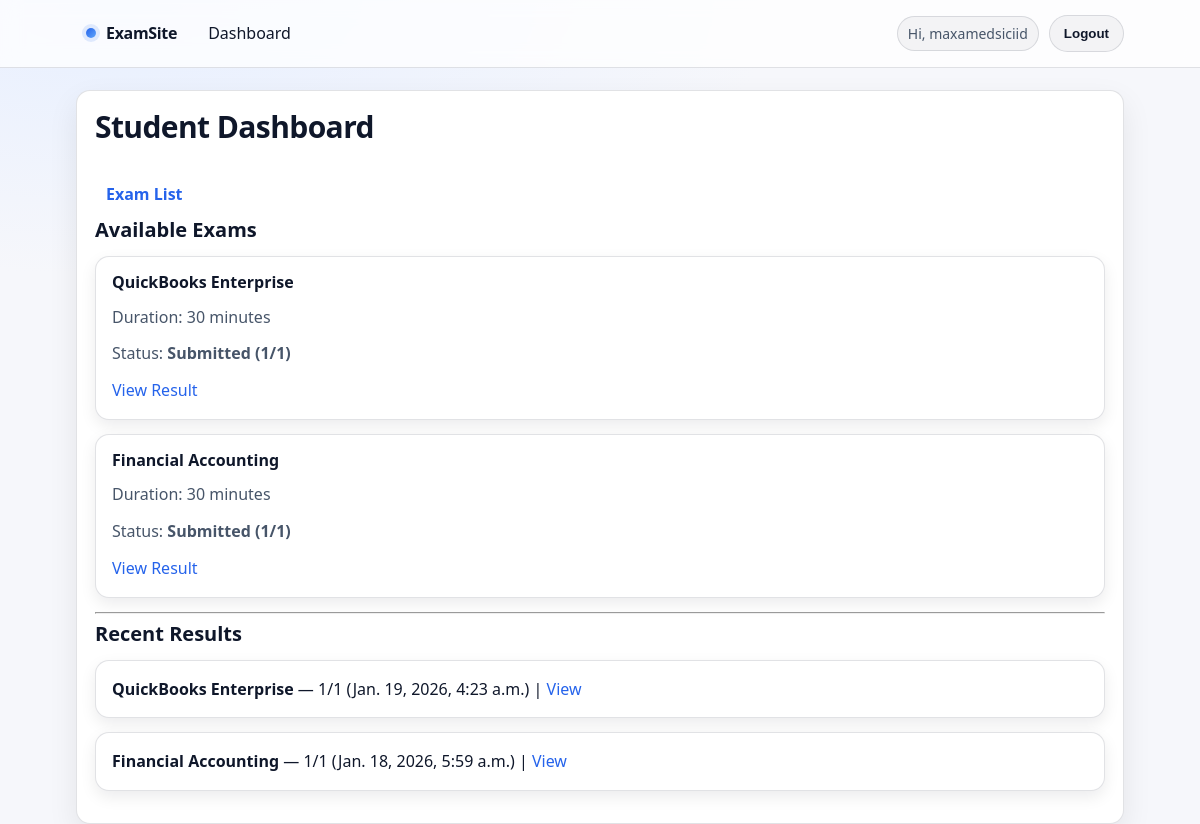
Page /dashboard/ (signed in) on the committed database.
### exams/models.py (models this page shows, shortened)
class Exam(models.Model):
    created_by = models.ForeignKey(
        settings.AUTH_USER_MODEL,
        on_delete=models.SET_NULL,
        null=True,
        blank=True,
        related_name="created_exams",
        help_text="Teacher who created/owns this exam.",
    )
    title = models.CharField(max_length=200)
    description = models.TextField(blank=True)
    duration_minutes = models.PositiveIntegerField(default=30)
    is_published = models.BooleanField(default=False)
    created_at = models.DateTimeField(auto_now_add=True)

class Attempt(models.Model):
    user = models.ForeignKey(settings.AUTH_USER_MODEL, on_delete=models.CASCADE, related_name="attempts")
    exam = models.ForeignKey(Exam, on_delete=models.CASCADE, related_name="attempts")
    started_at = models.DateTimeField(default=timezone.now)
    submitted_at = models.DateTimeField(null=True, blank=True)
    duration_seconds = models.PositiveIntegerField(default=0)
    score = models.IntegerField(default=0)
    max_score = models.IntegerField(default=0)
    class Meta:
        unique_together = ("user", "exam")
    @property
    def is_submitted(self):
        return self.submitted_at is not None

### exams/views.py (the view)
# urls.py: path("dashboard/", views.student_dashboard, name="student_dashboard"),
@login_required
def student_dashboard(request):
    exams = Exam.objects.filter(is_published=True).order_by("-created_at")
    attempts = (
        Attempt.objects.filter(user=request.user)
        .select_related("exam")
        .order_by("-started_at")
    )
    attempt_by_exam_id = {a.exam_id: a for a in attempts}
    rows = []
    for exam in exams:
        attempt = attempt_by_exam_id.get(exam.id)
        if attempt is None:
            status = "Not started"
            action = {"label": "Start", "url_name": "start_exam", "arg": exam.id}
        elif not attempt.is_submitted:
            status = f"In progress (time left: {attempt.time_left_seconds()}s)"
            action = {"label": "Resume", "url_name": "take_exam", "arg": attempt.id}
        else:
            status = f"Submitted ({attempt.score}/{attempt.max_score})"
            action = {"label": "View Result", "url_name": "exam_result", "arg": attempt.id}
        rows.append({"exam": exam, "attempt": attempt, "status": status, "action": action})
    recent_results = attempts.filter(submitted_at__isnull=False).order_by("-submitted_at")[:10]
    return render(
        request,
        "students/dashboard.html",
        {"rows": rows, "recent_results": recent_results},
    )

### exams/templates/students/dashboard.html (shortened to what this page needs)
{% extends "base.html" %}
{% block content %}
<div class="row">
    <h1>Student Dashboard</h1>
    <div>
    </div>
  </div>
  <p>
    <a class="btn btn-link" href="{% url 'exam_list' %}">Exam List</a>
  </p>
  <h2>Available Exams</h2>
  {% for row in rows %}
    <div class="card">
      <h3>{{ row.exam.title }}</h3>
      <p>Duration: {{ row.exam.duration_minutes }} minutes</p>
      <p>Status: <strong>{{ row.status }}</strong></p>
      <a href="{% url row.action.url_name row.action.arg %}">{{ row.action.label }}</a>
    </div>
  {% empty %}
    <p>No published exams yet.</p>
  {% endfor %}
  <hr>
  <h2>Recent Results</h2>
  {% for a in recent_results %}
    <div class="card">
      <strong>{{ a.exam.title }}</strong> — {{ a.score }}/{{ a.max_score }}
      ({{ a.submitted_at }})
      |
      <a href="{% url 'exam_result' a.id %}">View</a>
    </div>
  {% empty %}
    <p>No submitted attempts yet.</p>
  {% endfor %}
{% endblock %}

### exams/templates/base.html (shortened to what this page needs)
{% load static %}
<!DOCTYPE html>
<html lang="en">
<head>
  <link rel="stylesheet" href="{% static 'exams/css/style.css' %}">
</head>
<body class="{% block body_class %}{% endblock %}">
<nav>
  <div class="navbar">
    <div class="nav-left">
      <a class="brand" href="{% url 'home' %}">
        <span class="brand-dot"></span>
        ExamSite
      </a>
      {% if user.is_authenticated %}
        <a class="navlink" href="{% url 'student_dashboard' %}">Dashboard</a>
      {% else %}
        <a class="navlink" href="{% url 'home' %}">Home</a>
      {% endif %}
    </div>
    <div class="nav-right">
      {% if user.is_authenticated %}
        <span class="nav-user">Hi, {{ user.username }}</span>
        <form method="post" action="{% url 'logout' %}" class="inline-form">
          <button type="submit" class="btn btn-secondary">Logout</button>
        </form>
      {% else %}
        <a class="navlink" href="{% url 'login' %}">Login</a>
        <a class="btn btn-primary" href="{% url 'signup' %}">Sign up</a>
      {% endif %}
    </div>
  </div>
</nav>
<div class="container">
  <div class="panel">
    {% block content %}{% endblock %}
  </div>
</div>
</body>
</html>

### exams/static/exams/css/style.css (style rules this page uses)
*, *::before, *::after { box-sizing: border-box; }
html, body { height: 100%; }
body { margin: 0; }
:root { --bg: #f6f7fb; --surface: #ffffff; --surface-2: #f1f5ff; --text: #0f172a; --muted: #475569; --border: rgba(15, 23, 42, 0.12); --primary: #2563eb; --primary-600: #1d4ed8; --danger: #dc2626; --ring: rgba(37, 99, 235, 0.35); --radius: 14px; --shadow: 0 12px 30px rgba(2, 6, 23, 0.08); --shadow-sm: 0 6px 16px rgba(2, 6, 23, 0.08); --max: 1080px; --auth-card-width: 360px; --auth-field-width: 280px; }
body { font-family: ui-sans-serif, system-ui, -apple-system, "Segoe UI", Roboto, Arial, "Noto Sans", "Liberation Sans", sans-serif; color: var(--text); background: radial-gradient(1200px 500px at 10% 0%, #e7efff 0%, var(--bg) 55%, var(--bg) 100%); line-height: 1.55; }
a { color: var(--primary); text-decoration: none; }
p { margin: 0 0 12px; color: var(--muted); }
h1,h2,h3 { margin: 0 0 12px; line-height: 1.2; color: var(--text); }
h1 { font-size: 30px; letter-spacing: -0.02em; }
h2 { font-size: 20px; }
h3 { font-size: 16px; }
.container { max-width: var(--max); margin: 22px auto; padding: 0 16px; }
.panel { background: var(--surface); border: 1px solid var(--border); border-radius: var(--radius); box-shadow: var(--shadow); padding: 18px; }
nav { position: sticky; top: 0; z-index: 20; backdrop-filter: blur(10px); background: rgba(255,255,255,0.75); border-bottom: 1px solid var(--border); }
.navbar { max-width: var(--max); margin: 0 auto; padding: 12px 16px; display: flex; align-items: center; justify-content: space-between; gap: 12px; }
.nav-left, .nav-right { display: flex; align-items: center; gap: 10px; flex-wrap: wrap; }
.brand { display: inline-flex; align-items: center; gap: 10px; font-weight: 800; letter-spacing: -0.02em; color: var(--text); padding: 6px 10px; border-radius: 999px; }
.brand-dot { width: 10px; height: 10px; border-radius: 999px; background: linear-gradient(135deg, var(--primary), #60a5fa); box-shadow: 0 0 0 4px rgba(37,99,235,0.12); }
.navlink { display: inline-flex; align-items: center; gap: 8px; padding: 8px 10px; border-radius: 999px; color: var(--text); border: 1px solid transparent; }
.nav-user { color: var(--muted); font-size: 14px; padding: 6px 10px; border-radius: 999px; background: rgba(15,23,42,0.04); border: 1px solid var(--border); }
button, .btn { appearance: none; border: 1px solid transparent; border-radius: 999px; padding: 10px 14px; font-weight: 700; cursor: pointer; transition: transform .05s ease, background .15s ease, border-color .15s ease, box-shadow .15s ease; }
.btn-secondary { background: rgba(15,23,42,0.04); color: var(--text); border-color: var(--border); }
.btn-link { background: transparent; border-color: transparent; color: var(--primary); padding: 8px 10px; }
.inline-form { display: inline; margin: 0; }
form { margin: 0; }
.card { background: var(--surface); border: 1px solid var(--border); border-radius: var(--radius); box-shadow: var(--shadow-sm); padding: 16px; margin: 14px 0; }

### rows in the picture
Exam: exam "QuickBooks Enterprise", exam.duration_minutes "30", status "Submitted (1/1)", action.label "View Result"
Exam: exam "Financial Accounting", exam.duration_minutes "30", status "Submitted (1/1)", action.label "View Result"
Attempt: exam "QuickBooks Enterprise", score "1", max_score "1", submitted_at "Jan. 19, 2026, 4:23 a.m."
Attempt: exam "Financial Accounting", score "1", max_score "1", submitted_at "Jan. 18, 2026, 5:59 a.m."

### other values in the picture
{{ user.username }} "maxamedsiciid"
